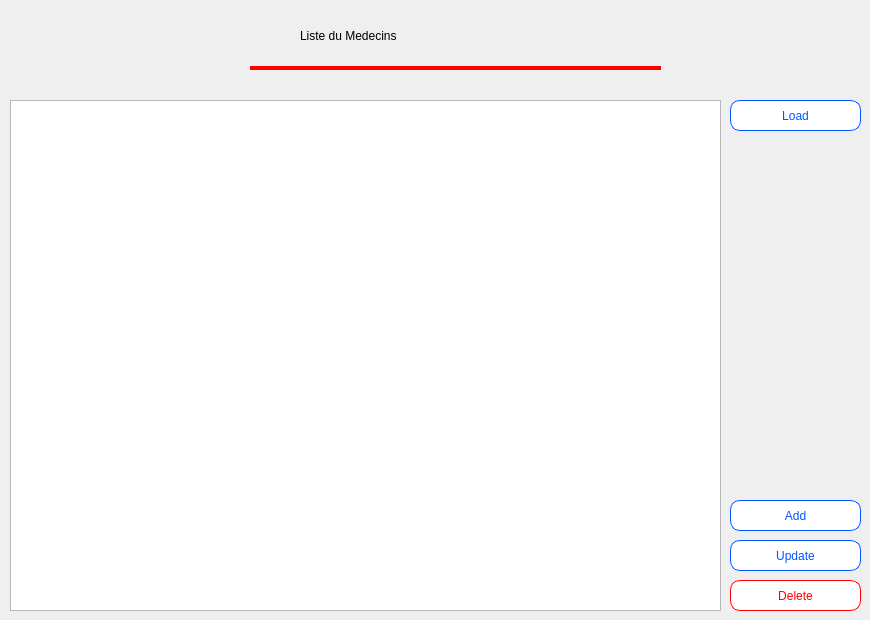
    <widget class="QWidget" name="tab">
     <attribute name="title">
      <string>Medecins</string>
     </attribute>
     <widget class="QTableView" name="tableView">
      <property name="geometry">
       <rect>
        <x>10</x>
        <y>100</y>
        <width>711</width>
        <height>511</height>
       </rect>
      </property>
      <property name="styleSheet">
       <string notr="true">QTableView
{
	
	font: 12pt &quot;Segoe Script&quot;;
}</string>
      </property>
      <property name="selectionBehavior">
       <enum>QAbstractItemView::SelectRows</enum>
      </property>
      <attribute name="horizontalHeaderDefaultSectionSize">
       <number>231</number>
      </attribute>
     </widget>
     <widget class="QPushButton" name="pushButton">
      <property name="geometry">
       <rect>
        <x>730</x>
        <y>100</y>
        <width>131</width>
        <height>31</height>
       </rect>
      </property>
      <property name="cursor">
       <cursorShape>PointingHandCursor</cursorShape>
      </property>
      <property name="styleSheet">
       <string notr="true">QPushButton
{
	font: 16pt &quot;Snap ITC&quot;;

	background-color: rgb(255, 255, 255);
	color: rgb(0, 85, 255) ;
	border-color: rgb(0,85,255);
	border-style: solid 5px;
	border : 1px solid rgb(0,85,255);
	border-radius: 10px;
}
QPushButton:hover
{
border : 2px solid rgb(0,0,255);
color : rgb(0, 0, 255);
}
/*
QPushButton
{
	font: 16pt &quot;Snap ITC&quot;;
}
QPushButton
{
	font: 16pt &quot;Snap ITC&quot;;

	background-color: rgb(255, 255, 255);
	color: rgb(83, 83, 83);
	border-color: rgb(83, 83, 83);
	border-style: solid 5px;
	border : 1px solid rgb(83, 83, 83);
	border-radius: 10px;
}
QPushButton:hover
{
	border : 2px solid  rgb(31, 31, 31);
	color: rgb(31, 31, 31);
	background-color: rgb(220, 220, 220);
}
*/	</string>
      </property>
      <property name="text">
       <string>Load</string>
      </property>
      <property name="icon">
       <iconset>
        <normaloff>../build-Goroup_4-Desktop_Qt_5_9_0_MinGW_32bit-Debug/icon/rotation.png</normaloff>../build-Goroup_4-Desktop_Qt_5_9_0_MinGW_32bit-Debug/icon/rotation.png</iconset>
      </property>
      <property name="iconSize">
       <size>
        <width>35</width>
        <height>35</height>
       </size>
      </property>
     </widget>
     <widget class="QPushButton" name="pushButton_2">
      <property name="geometry">
       <rect>
        <x>730</x>
        <y>500</y>
        <width>131</width>
        <height>31</height>
       </rect>
      </property>
      <property name="cursor">
       <cursorShape>PointingHandCursor</cursorShape>
      </property>
      <property name="styleSheet">
       <string notr="true">/*QPushButton
{
	font: 16pt &quot;Snap ITC&quot;;

	background-color: rgb(255, 255, 255);
	color:rgb(0, 170, 0) ;
	border-color: rgb(0,170,0);
	border-style: solid 5px;
	border : 2px solid rgb(0,170,0);
	border-radius: 10px;
}
QPushButton:hover
{
border : 2px solid rgb(0,255,0);
color : rgb(0, 255, 0);
}*/

QPushButton
{
	font: 16pt &quot;Snap ITC&quot;;

	background-color: rgb(255, 255, 255);
	/*color:rgb(95, 90, 255);*/
	color : rgb(0, 85, 255) ;
	border-color: rgb(0,85,255);
	border-style: solid 5px;
	border : 1px solid rgb(0,85,255);
	border-radius: 10px;
}
QPushButton:hover
{
border : 2px solid rgb(0,0,255);
color : rgb(0, 0, 255);
}
/*
QPushButton
{
	font: 16pt &quot;Snap ITC&quot;;
}
QPushButton
{
	font: 16pt &quot;Snap ITC&quot;;

	background-color: rgb(255, 255, 255);
	color: rgb(83, 83, 83);
	border-color: rgb(83, 83, 83);
	border-style: solid 5px;
	border : 1px solid rgb(83, 83, 83);
	border-radius: 10px;
}
QPushButton:hover
{
	border : 2px solid  rgb(31, 31, 31);
	color: rgb(31, 31, 31);
	background-color: rgb(220, 220, 220);
}
*/	</string>
      </property>
      <property name="text">
       <string>Add</string>
      </property>
      <property name="icon">
       <iconset>
        <normaloff>../build-Goroup_4-Desktop_Qt_5_9_0_MinGW_32bit-Debug/icon/live_messenger_alt_3.png</normaloff>../build-Goroup_4-Desktop_Qt_5_9_0_MinGW_32bit-Debug/icon/live_messenger_alt_3.png</iconset>
      </property>
      <property name="iconSize">
       <size>
        <width>35</width>
        <height>35</height>
       </size>
      </property>
     </widget>
     <widget class="QPushButton" name="pushButton_3">
      <property name="geometry">
       <rect>
        <x>730</x>
        <y>540</y>
        <width>131</width>
        <height>31</height>
       </rect>
      </property>
      <property name="cursor">
       <cursorShape>PointingHandCursor</cursorShape>
      </property>
      <property name="styleSheet">
       <string notr="true">/*QPushButton
{
	font: 16pt &quot;Snap ITC&quot;;

	background-color: rgb(255, 255, 255);
	color:rgb(85, 0,0) ;
	border-color: rgb(85, 0, 0);
	border-style: solid 5px;
	border : 2px solid rgb(85, 0,0);
	border-radius: 10px;
}
QPushButton:hover
{
border : 2px solid rgb(170, 0, 0);
color : rgb(170, 0, 0);
}*/

QPushButton
{
	font: 16pt &quot;Snap ITC&quot;;

	background-color: rgb(255, 255, 255);
	color: rgb(0, 85, 255) ;
	border-color: rgb(0,85,255);
	border-style: solid 5px;
	border : 1px solid rgb(0,85,255);
	border-radius: 10px;
}
QPushButton:hover
{
border : 2px solid rgb(0,0,255);
color : rgb(0, 0, 255);
}
/*
QPushButton
{
	font: 16pt &quot;Snap ITC&quot;;
}
QPushButton
{
	font: 16pt &quot;Snap ITC&quot;;

	background-color: rgb(255, 255, 255);
	color: rgb(83, 83, 83);
	border-color: rgb(83, 83, 83);
	border-style: solid 5px;
	border : 1px solid rgb(83, 83, 83);
	border-radius: 10px;
}
QPushButton:hover
{
	border : 2px solid  rgb(31, 31, 31);
	color: rgb(31, 31, 31);
	background-color: rgb(220, 220, 220);
}
	*//*
background-color: rgb(95, 90, 255);*/</string>
      </property>
      <property name="text">
       <string>Update</string>
      </property>
      <property name="iconSize">
       <size>
        <width>100</width>
        <height>100</height>
       </size>
      </property>
     </widget>
     <widget class="QPushButton" name="pushButton_4">
      <property name="geometry">
       <rect>
        <x>730</x>
        <y>580</y>
        <width>131</width>
        <height>31</height>
       </rect>
      </property>
      <property name="cursor">
       <cursorShape>PointingHandCursor</cursorShape>
      </property>
      <property name="styleSheet">
       <string notr="true">QPushButton
{
	font: 16pt &quot;Snap ITC&quot;;
	background-color: rgb(255, 255, 255);
	color: rgb(255, 0, 0);
	border-color: rgb(255, 0, 0);
	border-style: solid 5px;
	border : 1px solid rgb(255, 0, 0);
	border-radius: 10px;
}
QPushButton:hover
{
	/*background-color: rgb(255, 255, 255);
	
	border-color: rgb(255, 0, 0);
	border-style: solid 5px;*/
	border : 2px solid rgb(202, 0, 0);color: rgb(202, 0, 0);
}</string>
      </property>
      <property name="text">
       <string>Delete</string>
      </property>
      <property name="icon">
       <iconset>
        <normaloff>../build-Goroup_4-Desktop_Qt_5_9_0_MinGW_32bit-Debug/icon/recycle_bin_full.png</normaloff>../build-Goroup_4-Desktop_Qt_5_9_0_MinGW_32bit-Debug/icon/recycle_bin_full.png</iconset>
      </property>
      <property name="iconSize">
       <size>
        <width>35</width>
        <height>35</height>
       </size>
      </property>
     </widget>
     <widget class="QLabel" name="label_2">
      <property name="geometry">
       <rect>
        <x>250</x>
        <y>50</y>
        <width>411</width>
        <height>20</height>
       </rect>
      </property>
      <property name="styleSheet">
       <string notr="true">QLabel
{
		/*background-color: rgb(255, 0, 0);
		border-radius: 50px;*/
		border-top:none;
	border-rigth:none;
	border-left:none;	
	border-bottom:4px solid rgb(255, 0, 0);
}</string>
      </property>
      <property name="text">
       <string/>
      </property>
     </widget>
     <widget class="QToolButton" name="toolButton_3">
      <property name="geometry">
       <rect>
        <x>130</x>
        <y>10</y>
        <width>91</width>
        <height>81</height>
       </rect>
      </property>
      <property name="styleSheet">
       <string notr="true">QToolButton
{
	color: rgb(255, 255, 255);
	/*background-color: rgb(255, 0, 0);*/
	border-radius: 15px;
	font: 14pt &quot;Snap ITC&quot;;
}</string>
      </property>
      <property name="text">
       <string/>
      </property>
      <property name="icon">
       <iconset>
        <normaloff>../icon/nurse.png</normaloff>../icon/nurse.png</iconset>
      </property>
      <property name="iconSize">
       <size>
        <width>500</width>
        <height>500</height>
       </size>
      </property>
     </widget>
     <widget class="QLabel" name="label_7">
      <property name="geometry">
       <rect>
        <x>300</x>
        <y>20</y>
        <width>321</width>
        <height>31</height>
       </rect>
      </property>
      <property name="styleSheet">
       <string notr="true">QLabel
{
	
	font: 30pt &quot;Old English Text MT&quot;;
}</string>
      </property>
      <property name="text">
       <string>Liste du Medecins</string>
      </property>
     </widget>
    </widget>
